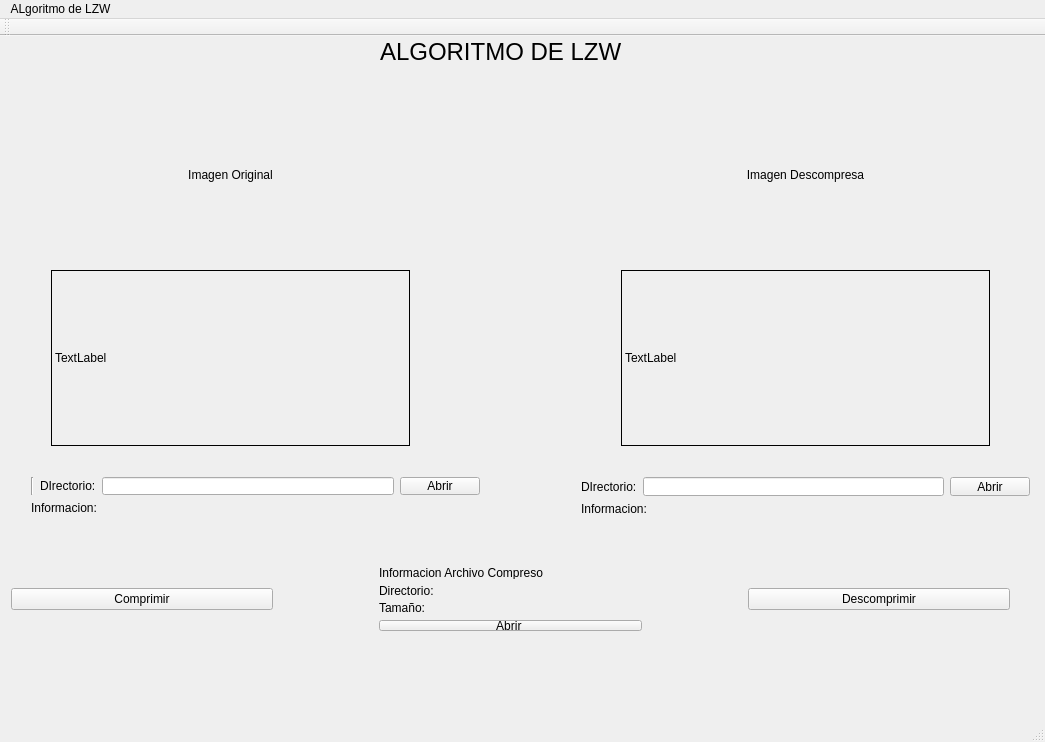
<?xml version="1.0" encoding="UTF-8"?>
<ui version="4.0">
 <class>MainWindow</class>
 <widget class="QMainWindow" name="MainWindow">
  <property name="geometry">
   <rect>
    <x>0</x>
    <y>0</y>
    <width>1045</width>
    <height>742</height>
   </rect>
  </property>
  <property name="windowTitle">
   <string>MainWindow</string>
  </property>
  <widget class="QWidget" name="centralWidget">
   <widget class="QWidget" name="verticalLayoutWidget">
    <property name="geometry">
     <rect>
      <x>40</x>
      <y>40</y>
      <width>381</width>
      <height>381</height>
     </rect>
    </property>
    <layout class="QVBoxLayout" name="verticalLayout">
     <item>
      <widget class="QLabel" name="Imagen">
       <property name="text">
        <string>&lt;html&gt;&lt;head/&gt;&lt;body&gt;&lt;p align=&quot;center&quot;&gt;Imagen Original&lt;/p&gt;&lt;/body&gt;&lt;/html&gt;</string>
       </property>
      </widget>
     </item>
     <item>
      <widget class="QLabel" name="labelOriginal">
       <property name="frameShape">
        <enum>QFrame::Box</enum>
       </property>
       <property name="text">
        <string>TextLabel</string>
       </property>
      </widget>
     </item>
    </layout>
   </widget>
   <widget class="QWidget" name="verticalLayoutWidget_2">
    <property name="geometry">
     <rect>
      <x>20</x>
      <y>430</y>
      <width>471</width>
      <height>80</height>
     </rect>
    </property>
    <layout class="QVBoxLayout" name="verticalLayout_3">
     <item>
      <layout class="QHBoxLayout" name="horizontalLayout">
       <item>
        <widget class="Line" name="line">
         <property name="orientation">
          <enum>Qt::Vertical</enum>
         </property>
        </widget>
       </item>
       <item>
        <widget class="QLabel" name="label_3">
         <property name="text">
          <string>DIrectorio:</string>
         </property>
        </widget>
       </item>
       <item>
        <widget class="QLineEdit" name="lineEdit_1"/>
       </item>
       <item>
        <widget class="QPushButton" name="btn_open_img">
         <property name="text">
          <string>Abrir</string>
         </property>
        </widget>
       </item>
      </layout>
     </item>
     <item>
      <widget class="QLabel" name="label_9">
       <property name="text">
        <string>Informacion:</string>
       </property>
      </widget>
     </item>
     <item>
      <widget class="QLabel" name="label_propiedades">
       <property name="text">
        <string/>
       </property>
      </widget>
     </item>
    </layout>
   </widget>
   <widget class="QWidget" name="verticalLayoutWidget_3">
    <property name="geometry">
     <rect>
      <x>610</x>
      <y>40</y>
      <width>391</width>
      <height>381</height>
     </rect>
    </property>
    <layout class="QVBoxLayout" name="verticalLayout_4">
     <item>
      <widget class="QLabel" name="Imagen_2">
       <property name="text">
        <string>&lt;html&gt;&lt;head/&gt;&lt;body&gt;&lt;p align=&quot;center&quot;&gt;Imagen Descompresa&lt;/p&gt;&lt;/body&gt;&lt;/html&gt;</string>
       </property>
      </widget>
     </item>
     <item>
      <widget class="QLabel" name="labelDescompresa">
       <property name="frameShape">
        <enum>QFrame::Box</enum>
       </property>
       <property name="text">
        <string>TextLabel</string>
       </property>
      </widget>
     </item>
    </layout>
   </widget>
   <widget class="QWidget" name="verticalLayoutWidget_4">
    <property name="geometry">
     <rect>
      <x>570</x>
      <y>430</y>
      <width>471</width>
      <height>81</height>
     </rect>
    </property>
    <layout class="QVBoxLayout" name="verticalLayout_5">
     <item>
      <layout class="QHBoxLayout" name="horizontalLayout_2">
       <item>
        <widget class="QLabel" name="label_5">
         <property name="text">
          <string>DIrectorio:</string>
         </property>
        </widget>
       </item>
       <item>
        <widget class="QLineEdit" name="lineEdit_2"/>
       </item>
       <item>
        <widget class="QPushButton" name="btn_open_imgdesc">
         <property name="text">
          <string>Abrir</string>
         </property>
        </widget>
       </item>
      </layout>
     </item>
     <item>
      <widget class="QLabel" name="label_10">
       <property name="text">
        <string>Informacion:</string>
       </property>
      </widget>
     </item>
     <item>
      <widget class="QLabel" name="label">
       <property name="text">
        <string/>
       </property>
      </widget>
     </item>
    </layout>
   </widget>
   <widget class="QWidget" name="horizontalLayoutWidget_3">
    <property name="geometry">
     <rect>
      <x>0</x>
      <y>520</y>
      <width>1021</width>
      <height>86</height>
     </rect>
    </property>
    <layout class="QHBoxLayout" name="horizontalLayout_4">
     <item>
      <widget class="QPushButton" name="btn_comprimir">
       <property name="text">
        <string>Comprimir</string>
       </property>
      </widget>
     </item>
     <item>
      <spacer name="horizontalSpacer">
       <property name="orientation">
        <enum>Qt::Horizontal</enum>
       </property>
       <property name="sizeType">
        <enum>QSizePolicy::Fixed</enum>
       </property>
       <property name="sizeHint" stdset="0">
        <size>
         <width>100</width>
         <height>20</height>
        </size>
       </property>
      </spacer>
     </item>
     <item>
      <layout class="QVBoxLayout" name="verticalLayout_6">
       <item>
        <widget class="QLabel" name="label_6">
         <property name="text">
          <string>Informacion Archivo Compreso</string>
         </property>
        </widget>
       </item>
       <item>
        <widget class="QLabel" name="label_2">
         <property name="text">
          <string>Directorio:  </string>
         </property>
        </widget>
       </item>
       <item>
        <widget class="QLabel" name="label_7">
         <property name="text">
          <string>Tamaño: </string>
         </property>
        </widget>
       </item>
       <item>
        <widget class="QPushButton" name="pushButton_2">
         <property name="text">
          <string>Abrir </string>
         </property>
        </widget>
       </item>
      </layout>
     </item>
     <item>
      <spacer name="horizontalSpacer_2">
       <property name="orientation">
        <enum>Qt::Horizontal</enum>
       </property>
       <property name="sizeType">
        <enum>QSizePolicy::Fixed</enum>
       </property>
       <property name="sizeHint" stdset="0">
        <size>
         <width>100</width>
         <height>20</height>
        </size>
       </property>
      </spacer>
     </item>
     <item>
      <widget class="QPushButton" name="pushButton">
       <property name="text">
        <string>Descomprimir</string>
       </property>
      </widget>
     </item>
    </layout>
   </widget>
   <widget class="QLabel" name="label_8">
    <property name="geometry">
     <rect>
      <x>380</x>
      <y>0</y>
      <width>281</width>
      <height>31</height>
     </rect>
    </property>
    <property name="font">
     <font>
      <pointsize>18</pointsize>
     </font>
    </property>
    <property name="text">
     <string>ALGORITMO DE LZW</string>
    </property>
   </widget>
   <zorder>verticalLayoutWidget</zorder>
   <zorder>label_4</zorder>
   <zorder>verticalLayoutWidget_2</zorder>
   <zorder>verticalLayoutWidget_3</zorder>
   <zorder>verticalLayoutWidget_4</zorder>
   <zorder>horizontalLayoutWidget_3</zorder>
   <zorder>label_8</zorder>
  </widget>
  <widget class="QMenuBar" name="menuBar">
   <property name="geometry">
    <rect>
     <x>0</x>
     <y>0</y>
     <width>1045</width>
     <height>19</height>
    </rect>
   </property>
   <widget class="QMenu" name="menuALgoritmo_de_LZW">
    <property name="title">
     <string>ALgoritmo de LZW</string>
    </property>
   </widget>
   <addaction name="menuALgoritmo_de_LZW"/>
  </widget>
  <widget class="QToolBar" name="mainToolBar">
   <attribute name="toolBarArea">
    <enum>TopToolBarArea</enum>
   </attribute>
   <attribute name="toolBarBreak">
    <bool>false</bool>
   </attribute>
  </widget>
  <widget class="QStatusBar" name="statusBar"/>
 </widget>
 <layoutdefault spacing="6" margin="11"/>
 <resources/>
 <connections/>
</ui>
